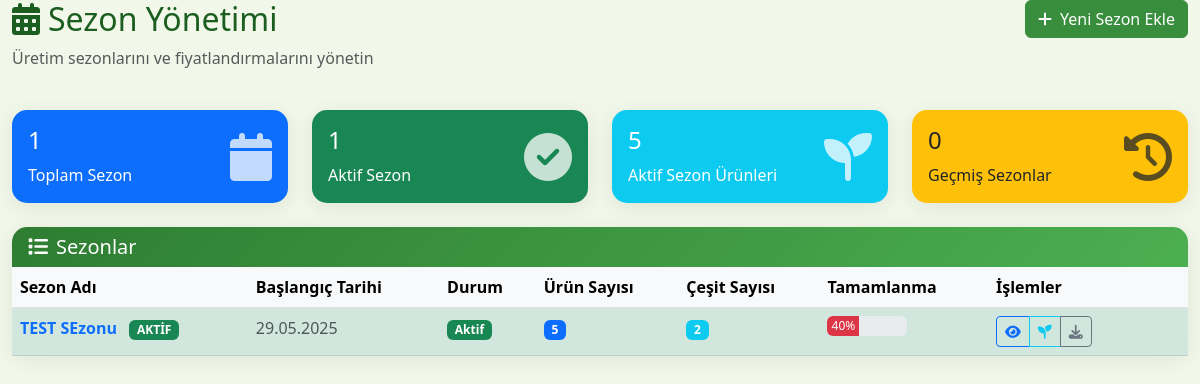
Page /seasons/ on the committed database.
### seasons/models.py (models this page shows, shortened)
class Season(models.Model):
    name = models.CharField(max_length=50, unique=True)
    start_date = models.DateField()
    is_active = models.BooleanField(default=True)
    class Meta:
        verbose_name = "Sezon"
        verbose_name_plural = "Sezonlar"
        ordering = ['start_date']

### seasons/views.py (the view)
# urls.py: path('', views.season_list, name='season_list'),
def season_list(request):
    seasons = SeasonService.get_all_seasons()
    for season in seasons:
        stats = get_season_statistics(season)
        completeness = check_season_completeness(season)
        season.stats = stats
        season.completeness = completeness
    context = {
        'seasons': seasons,
        'page_title': 'Sezonlar'
    }
    return render(request, 'seasons/season_list.html', context)

### seasons/services.py (called while the page is built)
    @staticmethod
    def get_all_seasons() -> QuerySet[Season]:
        return Season.objects.all().order_by('-start_date')

### seasons/utils.py (called while the page is built)
def calculate_total_production_time(season_product: SeasonProduct, stem_type: str = 'single') -> int:
    base_duration = (
        season_product.rootstock_planting_duration +
        season_product.scion_planting_duration +
        season_product.head_formation_duration +
        season_product.waiting_on_room_duration
    )
    if stem_type == 'single':
        return base_duration + season_product.single_stem_grafting_duration
    else:
        return base_duration + season_product.double_stem_grafting_duration

### seasons/templates/seasons/season_list.html (shortened to what this page needs)
{% extends 'accounts/base.html' %}
{% block content %}
<div class="container-fluid">
    <div class="row mb-4">
        <div class="col-md-8">
            <h2><i class="fas fa-calendar-alt me-2"></i>Sezon Yönetimi</h2>
            <p class="text-muted">Üretim sezonlarını ve fiyatlandırmalarını yönetin</p>
        </div>
        <div class="col-md-4 text-end">
            <a href="{% url 'seasons:season_create' %}" class="btn btn-success">
                <i class="fas fa-plus me-2"></i>Yeni Sezon Ekle
            </a>
        </div>
    </div>
    <div class="row mb-4">
        <div class="col-md-3">
            <div class="card bg-primary text-white">
                <div class="card-body">
                    <div class="d-flex justify-content-between">
                        <div>
                            <h4>{{ seasons|length }}</h4>
                            <span>Toplam Sezon</span>
                        </div>
                        <div class="align-self-center">
                            <i class="fas fa-calendar fa-3x opacity-75"></i>
                        </div>
                    </div>
                </div>
            </div>
        </div>
        <div class="col-md-3">
            <div class="card bg-success text-white">
                <div class="card-body">
                    <div class="d-flex justify-content-between">
                        <div>
                            <h4>{% for season in seasons %}{% if season.is_active %}1{% endif %}{% endfor %}</h4>
                            <span>Aktif Sezon</span>
                        </div>
                        <div class="align-self-center">
                            <i class="fas fa-check-circle fa-3x opacity-75"></i>
                        </div>
                    </div>
                </div>
            </div>
        </div>
        <div class="col-md-3">
            <div class="card bg-info text-white">
                <div class="card-body">
                    <div class="d-flex justify-content-between">
                        <div>
                            <h4>
                                {% for season in seasons %}
                                    {% if season.is_active %}{{ season.stats.total_products|default:0 }}{% endif %}
                                {% endfor %}
                            </h4>
                            <span>Aktif Sezon Ürünleri</span>
                        </div>
                        <div class="align-self-center">
                            <i class="fas fa-seedling fa-3x opacity-75"></i>
                        </div>
                    </div>
                </div>
            </div>
        </div>
        <div class="col-md-3">
            <div class="card bg-warning text-dark">
                <div class="card-body">
                    <div class="d-flex justify-content-between">
                        <div>
                            <h4>{{ seasons|length|add:"-1" }}</h4>
                            <span>Geçmiş Sezonlar</span>
                        </div>
                        <div class="align-self-center">
                            <i class="fas fa-history fa-3x opacity-75"></i>
                        </div>
                    </div>
                </div>
            </div>
        </div>
    </div>
    <div class="card">
        <div class="card-header">
            <div class="d-flex justify-content-between align-items-center">
                <h5 class="mb-0">
                    <i class="fas fa-list me-2"></i>Sezonlar
                </h5>
            </div>
        </div>
        <div class="card-body p-0">
            {% if seasons %}
            <div class="table-responsive">
                <table class="table table-hover mb-0">
                    <thead class="table-light">
                        <tr>
                            <th>Sezon Adı</th>
                            <th>Başlangıç Tarihi</th>
                            <th>Durum</th>
                            <th>Ürün Sayısı</th>
                            <th>Çeşit Sayısı</th>
                            <th>Tamamlanma</th>
                            <th width="200">İşlemler</th>
                        </tr>
                    </thead>
                    <tbody>
                        {% for season in seasons %}
                        <tr {% if season.is_active %}class="table-success"{% endif %}>
                            <td>
                                <a href="{% url 'seasons:season_detail' season.id %}" class="text-decoration-none">
                                    <strong>{{ season.name }}</strong>
                                    {% if season.is_active %}
                                        <span class="badge bg-success ms-2">AKTİF</span>
                                    {% endif %}
                                </a>
                            </td>
                            <td>
                                <span class="text-muted">{{ season.start_date|date:"d.m.Y" }}</span>
                            </td>
                            <td>
                                {% if season.is_active %}
                                    <span class="badge bg-success">Aktif</span>
                                {% else %}
                                    <span class="badge bg-secondary">Pasif</span>
                                {% endif %}
                            </td>
                            <td>
                                <span class="badge bg-primary">{{ season.stats.total_products|default:0 }}</span>
                            </td>
                            <td>
                                <span class="badge bg-info">{{ season.stats.total_varieties|default:0 }}</span>
                            </td>
                            <td>
                                {% with completeness=season.completeness.completeness_percentage|default:0 %}
                                <div class="progress" style="width: 80px; height: 20px;">
                                    <div class="progress-bar
                                        {% if completeness >= 80 %}bg-success
                                        {% elif completeness >= 50 %}bg-warning
                                        {% else %}bg-danger{% endif %}"
                                        role="progressbar" style="width: {{ completeness }}%">
                                        {{ completeness }}%
                                    </div>
                                </div>
                                {% endwith %}
                            </td>
                            <td>
                                <div class="btn-group btn-group-sm">
                                    <a href="{% url 'seasons:season_detail' season.id %}"
                                       class="btn btn-outline-primary" title="Detaylar">
                                        <i class="fas fa-eye"></i>
                                    </a>
                                    <a href="{% url 'seasons:season_product_list' season.id %}"
                                       class="btn btn-outline-info" title="Ürünler">
                                        <i class="fas fa-seedling"></i>
                                    </a>
                                    <a href="{% url 'seasons:season_export' season.id %}"
                                       class="btn btn-outline-secondary" title="Dışa Aktar">
                                        <i class="fas fa-download"></i>
                                    </a>
                                </div>
                            </td>
                        </tr>
                        {% endfor %}
                    </tbody>
                </table>
            </div>
            {% endif %}
        </div>
    </div>
</div>
{% endblock %}

### accounts/templates/accounts/base.html (style rules this page uses)
:root { --primary-color: #2e7d32; --secondary-color: #4caf50; --accent-color: #81c784; --success-color: #388e3c; --info-color: #00796b; --warning-color: #f57c00; --danger-color: #d32f2f; --text-dark: #1b5e20; --text-muted: #6c757d; --bg-light: #f1f8e9; --bg-white: #ffffff; --border-light: #e8f5e8; }
body { font-family: 'Segoe UI', Tahoma, Geneva, Verdana, sans-serif; background-color: var(--bg-light); color: var(--text-dark); }
.btn-success { background-color: var(--success-color); border-color: var(--success-color); }
.card { border: none; box-shadow: 0 4px 20px rgba(0,0,0,0.08); border-radius: 15px; transition: all 0.3s ease; background-color: var(--bg-white); }
.card-header { background: linear-gradient(135deg, var(--primary-color), var(--secondary-color)); color: white; border-radius: 15px 15px 0 0 !important; border: none; }
.table-light { background-color: var(--bg-light); }

### rows in the picture
Season: is_active "1", stats.total_products "5", name "TEST SEzonu", start_date "29.05.2025", stats.total_varieties "2", completeness "40"

### other values in the picture
{{ seasons|length }} "1"
{{ seasons|length|add:"-1" }} "0"
